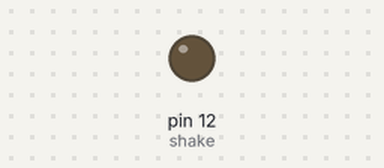
The program below on a simulated MicroPython board. On the bench: output pins drawn as LEDs (lit = HIGH).

Above: at 0.65 s.
At 3.3 s:
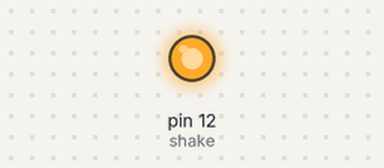
Timing chart, 0 to 5.3 s (numbered marks = the images above):
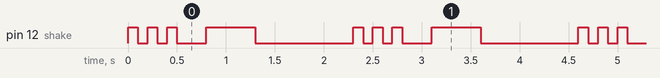

The program:

Vibration_reminder.py
```python
from machine import Pin
import utime

# Initialize the vibration motor module
shake = Pin(12, Pin.OUT)

# Vibration sensor on
# on_time is the opening time, and delay_time is the delay time after closing.
# The time unit is milliseconds, a positive integer.
def shake_on(on_time, delay_time):
    shake.value(1)
    utime.sleep_ms(on_time)
    shake.value(0)
    utime.sleep_ms(delay_time)

while True:
    shake_on(100, 100)
    shake_on(100, 100)
    shake_on(100, 300)
    shake_on(500, 1000)
    
```

Measured:
- by itself, pin 12 (shake): repeats every 2.3 s: 2 × (LOW 0.10 s, HIGH 0.10 s), LOW 0.30 s, HIGH 0.50 s, LOW 1.0 s, HIGH 0.10 s
- by itself, everything shown: repeats every 2.3 s, in 8 steps
